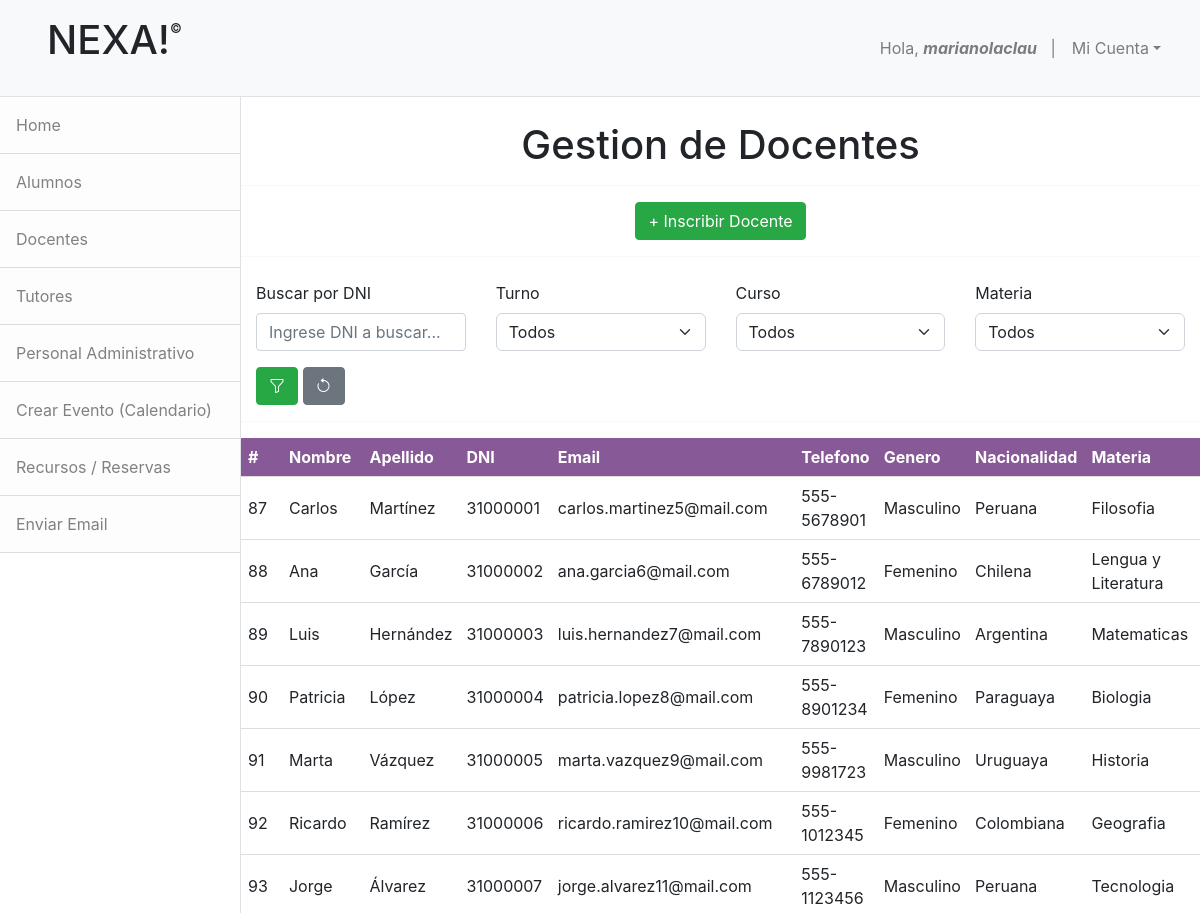
Page /lista_docente/ (signed in, upper part) on the earlier database version.
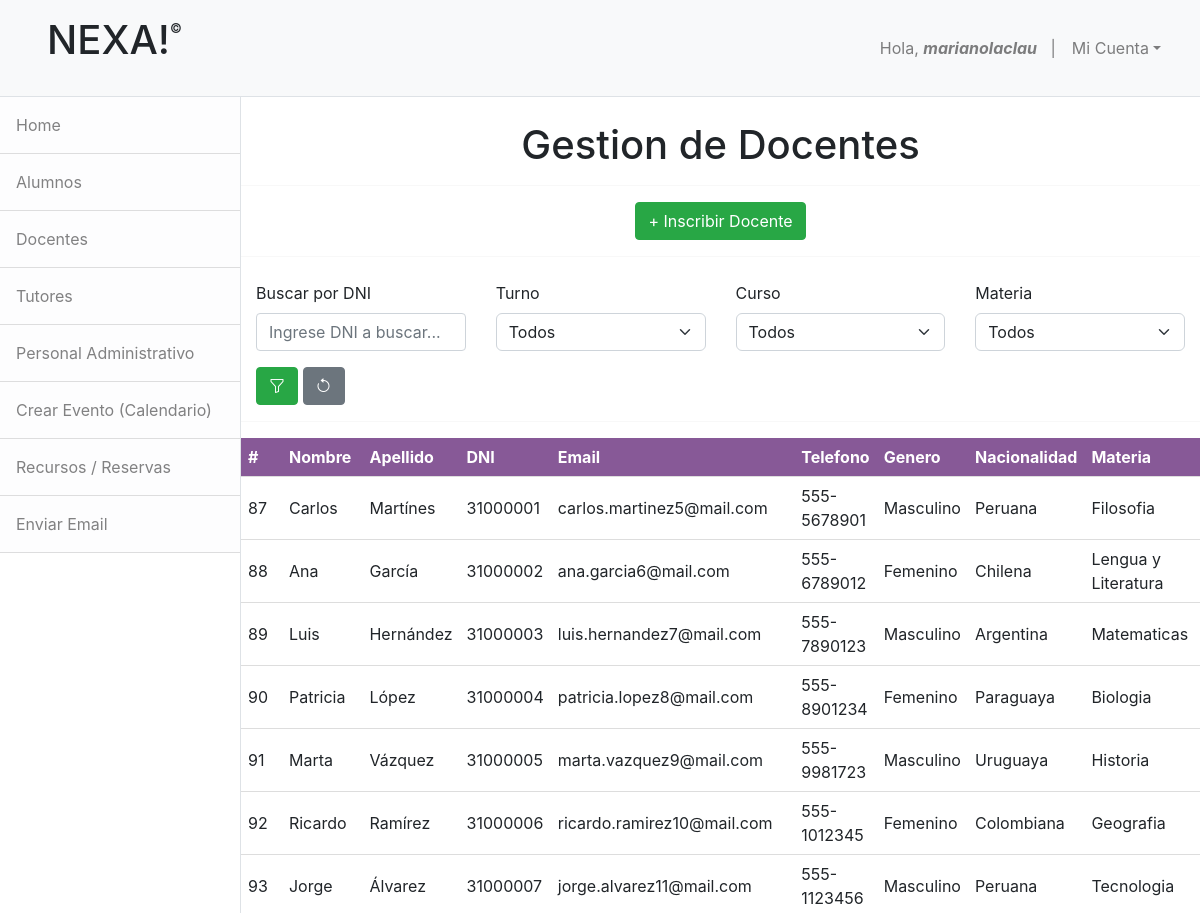
Same page on the later database version.
### apps/administracion/models.py (models this page shows, shortened)
class Docente(models.Model):
    materia = models.ForeignKey('inscripciones.Materia',on_delete=models.CASCADE)
    nombre = models.CharField(max_length=50,null=False,blank=False)
    apellido = models.CharField(max_length=50,null=False,blank=False)
    email = models.EmailField()
    direccion = models.CharField(max_length=50,null=False,blank=False)
    genero = models.ForeignKey(Genero,on_delete=models.CASCADE)
    dni = models.CharField(max_length=20, unique=True)
    nacionalidad = models.ForeignKey(Nacionalidad,on_delete=models.CASCADE)
    telefono = models.CharField(max_length=80)
    turno = models.ForeignKey(Turno,on_delete=models.CASCADE)
    curso = models.ForeignKey('inscripciones.Curso',on_delete=models.CASCADE)

class Genero(models.Model):
    tipo = models.CharField(max_length=50,null=False,blank=False)
    def __str__(self):
        return self.tipo

class Nacionalidad(models.Model):
    pais = models.CharField(max_length=50,null=False,blank=False)
    def __str__(self):
        return self.pais

### apps/inscripciones/models.py (models this page shows)
class Materia(models.Model):
    nombre = models.CharField(max_length=50,null=False,blank=False)
    curso = models.ForeignKey(Curso,on_delete=models.CASCADE)
    def __str__(self):
        return self.nombre

### apps/inscripciones/views.py (the view)
# urls.py: path('lista_docente/',ViewDocente.as_view(),name='lista_docente'),
class ViewDocente(LoginRequiredMixin,ListView):
    model = Docente
    template_name = 'inscripcion/lista_docentes.html'
    context_object_name = 'docentes'
    paginate_by = 20
    def get_queryset(self):
        queryset = super().get_queryset()
        query = self.request.GET.get('buscar', '')
        turno_id = self.request.GET.get('turno', '')
        curso_id = self.request.GET.get('curso', '')
        materia_id = self.request.GET.get('materia','')
        if query:
            queryset = queryset.filter(dni__icontains=query)
        if turno_id:
            queryset = queryset.filter(turno_id=turno_id)
        if curso_id:
            queryset = queryset.filter(curso_id=curso_id)
        if materia_id:
            queryset = queryset.filter(materia_id=materia_id)
        queryset = queryset.select_related('turno', 'curso', 'genero','materia') # Relacionamos los modelos para obtener filtros combinados
        return queryset
    def get_context_data(self, **kwargs):
        context = super().get_context_data(**kwargs)
        context['cursos'] = Curso.objects.all()
        context['turnos'] = Turno.objects.all()
        context['materias'] = Materia.objects.all()
        context['buscar'] = self.request.GET.get('buscar', '')
        context['curso_id'] = self.request.GET.get('curso', '')
        context['turno_id'] = self.request.GET.get('turno', '')
        context['materia_id'] = self.request.GET.get('materia','')
        return context

### apps/administracion/models.py (called while the page is built)
    def __str__(self):
        return self.turno

### apps/inscripciones/models.py (called while the page is built)
    def __str__(self):
        return f"{self.año},{self.division}"

### apps/inscripciones/templates/inscripcion/lista_docentes.html (shortened to what this page needs)
{% extends 'base.html' %}
{% block nav %}
    {% include 'administracion/base_admin.html' %}
{% endblock %}
{% block content %}
    <center><br><h1>Gestion de Docentes</h1></center>
    <hr>
    <center><a href="{% url 'agregar_docente' %}" class="btn btn-success">+ Inscribir Docente</a></center>
    <hr>
    <div class="container mt-4">
        <form method="get" class="row g-3">
            <div class="col-md-3">
                <label for="buscar" class="form-label">Buscar por DNI</label>
                <input type="text" id="buscar" name="buscar" value="{{ buscar }}" placeholder="Ingrese DNI a buscar..." class="form-control">
            </div>
            <div class="col-md-3">
                <label for="turno" class="form-label">Turno</label>
                <select id="turno" name="turno" class="form-select">
                    <option value="" {% if not turno_id %}selected{% endif %}>Todos</option>
                </select>
            </div>
            <div class="col-md-3">
                <label for="curso" class="form-label">Curso</label>
                <select id="curso" name="curso" class="form-select">
                    <option value="" {% if not curso_id %}selected{% endif %}>Todos</option>
                </select>
            </div>
            <div class="col-md-3">
                <label for="materia" class="form-label">Materia</label>
                <select id="materia" name="materia" class="form-select">
                    <option value="" {% if not materia_id %}selected{% endif %}>Todos</option>
                </select>
            </div>
            <div class="col-12">
                <button type="submit" class="btn btn-success"><i class="bi bi-funnel"></i></button>
                <a href="{% url 'lista_docente' %}" class="btn btn-secondary"><i class="bi bi-arrow-counterclockwise"></i></a>
            </div>
        </form>
    </div>
    <hr>
    <table>
        <thead>
            <tr>
                <th>#</th>
                <th>Nombre</th>
                <th>Apellido</th>
                <th>DNI</th>
                <th>Email</th>
                <th>Telefono</th>
                <th>Genero</th>
                <th>Nacionalidad</th>
                <th>Materia</th>
                <th>Curso</th>
            </tr>
        </thead>
        <tbody>
            {% for objeto in docentes %}
                <tr>
                    <td>{{ objeto.id }}</td>
                    <td>{{ objeto.nombre }}</td>
                    <td>{{ objeto.apellido }}</td>
                    <td>{{ objeto.dni }}</td>
                    <td>{{ objeto.email }}</td>
                    <td>{{ objeto.telefono }}</td>
                    <td>{{ objeto.genero }}</td>
                    <td>{{ objeto.nacionalidad }}</td>
                    <td>{{ objeto.materia }}</td>
                    <td>{{ objeto.curso }}</td>
                </tr>
            {% endfor %}
        </tbody>
    </table>
    <br><br>
{% endblock %}

Differences in the rows shown:
changed Docente "Carlos": apellido "Martínez" → "Martínes"
